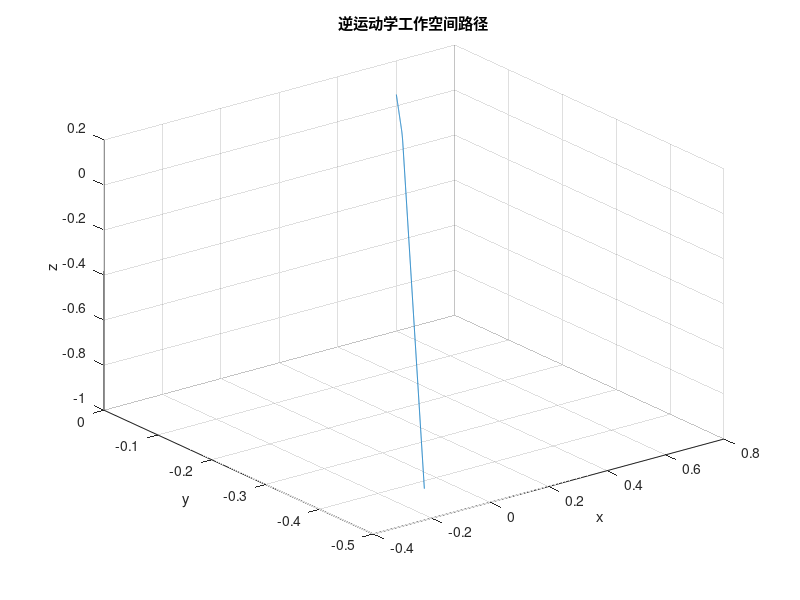

Source code (MATLAB): (Note: this script raises an error after producing the figure.)
clear
clc
xend=150+75;
yend=500;
x=600:-1:-xend;
tan_alpha=yend/(600+xend);
y=tan_alpha*(x-600);
delta=50;
% h=( -(150^2-delta^2) + sqrt((150^2-delta^2)^2 + 4*delta^2) )/2;
% h=sqrt(h);
beta=asin(delta/sqrt( (xend+450)^2+860^2 ));
gamma=atan2(860,xend+450);

len=sqrt( (xend+450)^2+860^2 - delta^2 )*cos(beta+gamma);
z=(-860 + tan(beta+gamma)*(x+xend)).*(x+xend<len) +  sqrt( delta^2-(450-x).^2 ).*(x+xend>len & x<450)  + delta.*(x>=450);

x=x/1000;y=y/1000;z=z/1000;

figure(1)
plot3(x,y,z)
xlabel('x')
ylabel('y')
zlabel('z')
title("逆运动学工作空间路径");
grid on
n=length(x);
g=zeros(4,4,n);
for i=1:n
    g(:,:,i)=[0  1  0   x(i);
              0  0 -1   y(i);
             -1  0  0   z(i);
              0  0  0    1  ];
end

theta0=myikine_poe8(g(:,:,1));
theta_home=theta0(:,4);
ur10 = importrobot('ur10.urdf');

theta_traj = myikine_poe(g, theta_home);
config= homeConfiguration(ur10);
for n=1:20:800%length(theta_traj)
    figure(2)
    for i=1:6
        config(i).JointPosition = theta_traj(i,n);
    end
    show(ur10,config)
    drawnow;
    frame = getframe(gcf);
    im = frame2im(frame);
    [imind,cm] = rgb2ind(im,256);
    if n == 1
        imwrite(imind,cm, "demo.gif",'gif', 'Loopcount',inf,'DelayTime',0.01);
    else
        imwrite(imind,cm, "demo.gif",'gif','WriteMode','append','DelayTime',0.01);
    end
    clf;

end

Js = myJacob0(theta_traj);
Js_cond = zeros(size(Js, 3), 1);
for num = 1:size(Js, 3)
    Js_cond(num) = cond(Js(:, :, num));
end
singular_index = find(Js_cond > 10);
figure(2);
plot(Js_cond);
title("速度雅可比矩阵条件数");

for n=1:20:800%length(theta_traj)
    figure(4)
    for i=1:6
        config(i).JointPosition = theta_traj(i,n);
    end
    show(ur10,config)
    hold on
    scatter3(g(1, 4, singular_index), g(2, 4, singular_index), g(3, 4, singular_index), 'r');
    drawnow;
    frame = getframe(gcf);
    im = frame2im(frame);
    [imind,cm] = rgb2ind(im,256);
    if n == 1
        imwrite(imind,cm, "demo1.gif",'gif', 'Loopcount',inf,'DelayTime',0.01);
    else
        imwrite(imind,cm, "demo1.gif",'gif','WriteMode','append','DelayTime',0.01);
    end
    clf;

end